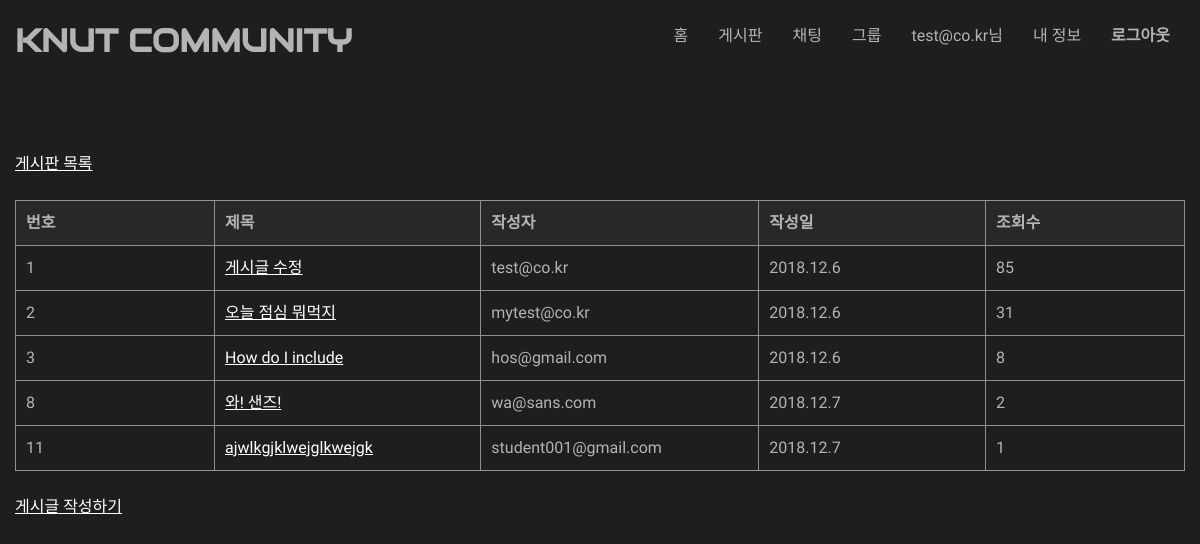
Screenshot of /classapp/board/1/ (signed in) with the database file from the repository.
### classapp/models.py (models this page shows, shortened)
class Student(models.Model):
    email = models.EmailField(unique = True)
    password = models.CharField(max_length = 20)
    number = models.IntegerField()
    def __str__(self):
        return self.email

class Post(models.Model):
    board = models.ForeignKey(Board, on_delete = models.CASCADE)
    title = models.CharField(max_length = 20)
    contents = models.CharField(max_length = 500)
    writer_s = models.ForeignKey(Student, on_delete = models.CASCADE,null=True,blank=True)
    writer_p = models.ForeignKey(Professor, on_delete = models.CASCADE,null=True,blank=True)
    pub_date = models.DateTimeField(default = datetime.now)
    view_count = models.IntegerField(default=0)

### classapp/views.py (the view)
# urls.py: path('board/<int:board_num>/',views.PostListView.as_view(),name='post_list'),  # 게시판 조회
class PostListView(ListView):
	model = models.Post
	def get(self, request, *args, **kwargs):
		if not request.session.get('login',False):
			return render(request, 'classapp/msg.html',{'msg':"권한이 없습니다"})
		board_num = kwargs['board_num']
		object_list = models.Post.objects.filter(board=board_num)
		return render(request, 'classapp/post_list.html', {'object_list':object_list,'board_num':board_num})

### classapp/templates/classapp/post_list.html
{% extends "classapp/base_board.html" %}
{% block content %}
<div class=board>
<table class="table">
    <thread>
    <tr>
        <th>번호</th>
        <th>제목</th>
        <th>작성자</th>
        <th>작성일</th>
        <th>조회수</th>
    </tr>
    </thread>
    <tbody>
    {% for post in object_list %}
    <tr>
        <td>{{post.id}}</td>
        <td><a href="{% url 'classapp:post_view' board_num post.id %}">{{ post.title }}</a></td>
        <td>
            {% if post.writer_s != None %}
                {{ post.writer_s }}
            {% else %}
                {{ post.writer_p }}
            {% endif %}
        </td>
        <td>{{ post.pub_date.year }}.{{ post.pub_date.month }}.{{ post.pub_date.day }}</td>
        <td>{{ post.view_count }}</td>
    </tr>
    {% endfor %}
    </tbody>
</table>
</div>
<br>
<a href="{% url 'classapp:post_write' board_num %}">게시글 작성하기</a>
{% endblock content %}

### classapp/templates/classapp/base.html (shortened to what this page needs)
<!DOCTYPE html>
<html lang="en">
<head>
</head>
<body>
<header>
    <div class="wrapper">
        <h1>KNUT COMMUNITY</h1>
        <nav>
            <ul class="menu">
                <li><a href="{% url 'classapp:home' %}">홈</a></li>
                {% if request.session.login %}
                <li><a href="{% url 'classapp:board_list' %}">게시판</a></li>
                <li><a href="{% url 'classapp:chat_list' %}">채팅</a></li>
                <li><a href="{% url 'classapp:group_list' %}">그룹</a></li>
                <li><a>{{request.session.email}}님</a></li>
                    {% if request.session.user_type != 2 %}
                <li><a href="{% url 'classapp:myinfo' %}">내 정보</a></li>
                    {% endif %}
                <li><a href="{% url 'classapp:logout' %}"><b>로그아웃</b></a></li>
                {% else %}
                <li><a href="{% url 'classapp:register_select' %}">회원가입</a></li>
                <li><a href="{% url 'classapp:login' %}"><b>로그인</b></a></li>
                {% endif %}
            </ul>
        </nav>
    </div>
</header>
<br><br><br>
    <div id="sidebar">
        {% block sidebar %}{% endblock %}
    </div>
<br>
    <div id="content">
        {% block content %}{% endblock %}
    </div>
<br>
</body>
</html>

### classapp/templates/classapp/base.html (style rules this page uses)
header { height: 80px; background-color: #1E1E1E; font-family: 'Audiowide', cursive; }
h1 { color: rgb(180, 180, 180); line-height: 40px; float: left; }
.menu { float:right;font-family: 'Nanum Gothic', serif; }
.menu li { float:left;list-style:none; }
.menu a { text-decoration:none;line-height: 40px; color: rgb(180, 180, 180); padding: 0 15px; display: block; }
.wrapper { width:1170px;margin:0 auto; }
body a { color: white; }
body { width:1170px; margin:0 auto; background-color:#1E1E1E; color: rgb(180, 180, 180); font-family: 'Nanum Gothic', serif; line-height:1.5em }
.board table { border-collapse: collapse; text-align: left; line-height: 1.5; margin : auto; }
.board table th { background-color:rgb(40,40,40); width: 150px; padding: 10px; font-weight: bold; vertical-align: top; border: 1px solid #909090; }
.board table td { width: 350px; padding: 10px; vertical-align: top; border: 1px solid #909090; }

### rows the page displays
Student: session.email "test@co.kr"
Post: id "1", title "게시글 수정", writer_s "test@co.kr", pub_date.year "2018", pub_date.month "12", pub_date.day "6", view_count "85"
Post: id "2", title "오늘 점심 뭐먹지", writer_s "mytest@co.kr", pub_date.year "2018", pub_date.month "12", pub_date.day "6", view_count "31"
Post: id "3", title "How do I include", writer_s "hos@gmail.com", pub_date.year "2018", pub_date.month "12", pub_date.day "6", view_count "8"
Post: id "8", title "와! 샌즈!", writer_s "wa@sans.com", pub_date.year "2018", pub_date.month "12", pub_date.day "7", view_count "2"
Post: id "11", title "ajwlkgjklwejglkwejgk", writer_s "student001@gmail.com", pub_date.year "2018", pub_date.month "12", pub_date.day "7", view_count "1"
